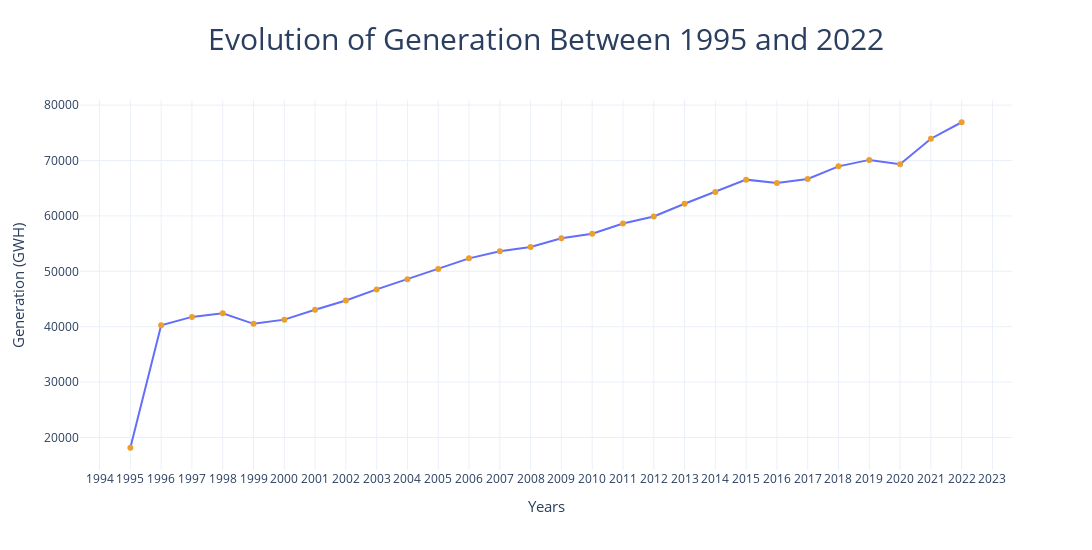

The notebook cell saved with this chart:
### Markdown cell above
## Electricity generation evolution in GWh/Year

### Code cell
# Convert the 'Fecha' column to just the year
try:
    yearlygeneration["Fecha"] = yearlygeneration["Fecha"].dt.year
except:
    pass

# Group by 'Fecha' and calculate the sum of numeric columns, then reset the index
data = yearlygeneration.groupby("Fecha").sum(numeric_only=True).reset_index()

# Plot the data using Plotly
fig = px.line(data, x='Fecha', y='Total', title='Evolution of Generation Between 1995 and 2022',
              labels={'Fecha': 'Years', 'Total': 'Generation (GWH)'}, markers=True)

# Update the trace marker color
fig.update_traces(marker=dict(color='#EBA02E'))

# Update layout properties
fig.update_layout(
    xaxis=dict(tickmode='linear'),
    yaxis=dict(tickformat=".0f"),
    template='plotly_white',
    title=dict(font=dict(size=30), x=0.5, xanchor='center'),
    xaxis_title=dict(font=dict(size=15)),
    yaxis_title=dict(font=dict(size=15)),
    legend=dict(font=dict(size=12)),
    width=1400,
    height=550
)

# Show the plot
fig.show()

# Print the dataframe
data[['Fecha', 'Total']]

### Figure 1 — Plotly figure (JSON) as saved in the notebook; plotly's stock layout.template omitted (floating-point values rounded to 4 significant figures)
{"data": [{"hovertemplate": "Years=%{x}<br>Generation (GWH)=%{y}<extra></extra>", "legendgroup": "", "line": {"color": "#636efa", "dash": "solid"}, "marker": {"color": "#EBA02E", "symbol": "circle"}, "mode": "lines+markers", "name": "", "orientation": "v", "showlegend": false, "type": "scatter", "x": [1995, 1996, 1997, 1998, 1999, 2000, 2001, 2002, 2003, 2004, 2005, 2006, 2007, 2008, 2009, 2010, 2011, 2012, 2013, 2014, 2015, 2016, 2017, 2018, 2019, 2020, 2021, 2022], "xaxis": "x", "y": [18148, 40249, 41768, 42422, 40514, 41277, 43048, 44734, 46735, 48563, 50431, 52340, 53627, 54395, 55965, 56787, 58621, 59891, 62197, 64328, 66548, 65943, 66667, 68947, 70114, 69324, 73933, 76908], "yaxis": "y"}], "layout": {"height": 550, "legend": {"font": {"size": 12}, "tracegroupgap": 0}, "title": {"font": {"size": 30}, "text": "Evolution of Generation Between 1995 and 2022", "x": 0.5, "xanchor": "center"}, "width": 1400, "xaxis": {"anchor": "y", "domain": [0, 1], "tickmode": "linear", "title": {"font": {"size": 15}, "text": "Years"}}, "yaxis": {"anchor": "x", "domain": [0, 1], "tickformat": ".0f", "title": {"font": {"size": 15}, "text": "Generation (GWH)"}}}}
